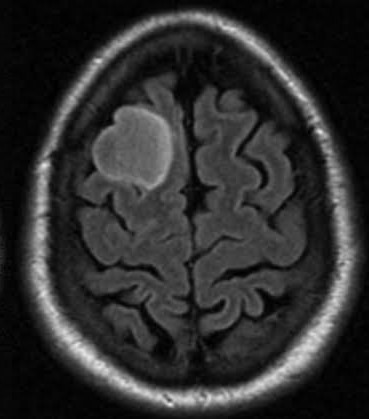
#> input picture archive/Testing/glioma_tumor/image(100).jpg, 369 x 419 px; its folder holds only this picture in this run
$ jupyter execute --allow-errors 03_Cropping_IMG.ipynb
#> lines starting #> are read from the running program, lines starting #| are printed output that depends on the picture; after the words box and inside, x2 and y2 are one past the last pixel; in counts of white or black regions, pixels touching at a corner belong together
[cell 1]
import os
import cv2
import numpy as np
import matplotlib.pyplot as plt

[cell 2]
def croping(origin_img_path,save_img_path,new_img_name):
    ##img parameter
#> called with new_img_name = 'pre_Porocess_image(100).jpg'
    lower=np.array([30,30,30])
    higher=np.array([250,250,250])
    ## take img
    img_origin = cv2.imread(origin_img_path)
#> img_origin is the input picture: shape (419, 369, 3); min 0, max 235, mean 46.5
    ## img pre-process
    out_img=cv2.cvtColor(img_origin,cv2.COLOR_BGR2RGB)
    mask=cv2.inRange(out_img,lower,higher)
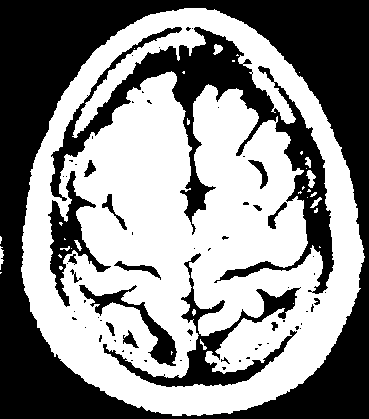
#> mask: shape (419, 369); 54.4% white; 69 black regions (50 under 20 px)
    cont,_=cv2.findContours(mask,cv2.RETR_EXTERNAL,cv2.CHAIN_APPROX_NONE)
#> cont = 5 contours, 3 with area under 20; largest, box (x1, y1, x2, y2) and area: (21, 8, 365, 416) 107459, (0, 246, 4, 270) 30
    cont_img = cv2.drawContours(out_img,cont,-1,255,2)
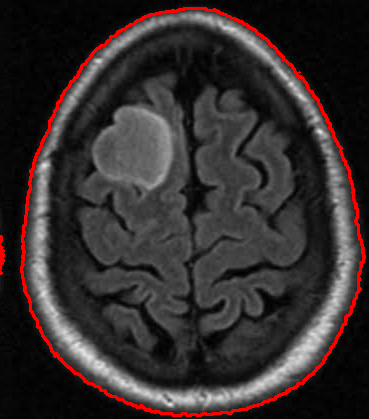
#> cont_img: shape (419, 369, 3); mean R, G, B 52.8, 45.6, 45.6
    c = max(cont,key = cv2.contourArea)
#> c = contour of 1138 points, box (x1, y1, x2, y2) (21, 8, 365, 416), area 107459
    ## make rect
    x,y,w,h = cv2.boundingRect(c)
#> x = 21; y = 8; w = 344; h = 408
    cv2.rectangle(out_img,(x,y),(x+w,y+h),(0,255,0),3)
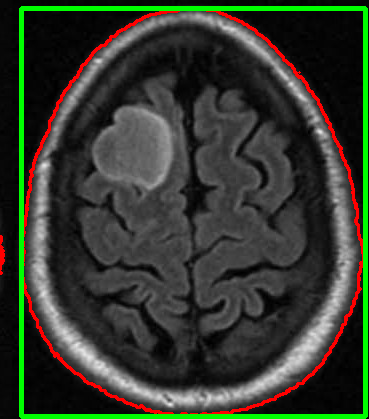
#> out_img: shape (419, 369, 3); 4.86% of pixels changed, all inside (x1, y1, x2, y2) = (19, 6, 368, 419)
    ## cropping
    crop_img = img_origin[y: y+h, x : x+w]
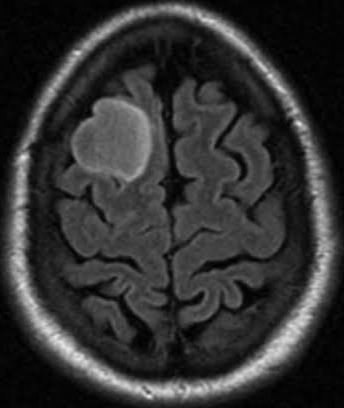
#> crop_img: shape (408, 344, 3); min 0, max 235, mean 50.6
    cv2.imwrite(save_img_path,crop_img)
    return None

[cell 3]
root_path = "./archive/Testing"
save_root_path = "./archive/Testing_Crop_Aug"
class_lists = os.listdir(root_path)
#print(dir_lists)
for class_list in class_lists:
    ###### class dir extract
    img_dir_path = root_path + '/' + class_list
    #print(img_dir_path)
    ###### img dir extrac ->./archive/Testing/pituitary_tumor
    img_list = os.listdir(img_dir_path)
    #print(img_list) -> image(1).jpg
    ###### img preprocess
    for single_img in img_list:
        origin_img_path = img_dir_path + '/' + single_img
        #print(origin_img_path)
        save_img_path = save_root_path + '/' + class_list + '/'+ single_img
        #print(save_img_path)
        new_img_name = 'pre_Porocess_' + single_img
        #print(new_img_name)
        croping(origin_img_path,save_img_path,new_img_name)
#> pass 2 of the loop `for class_list in class_lists:`:
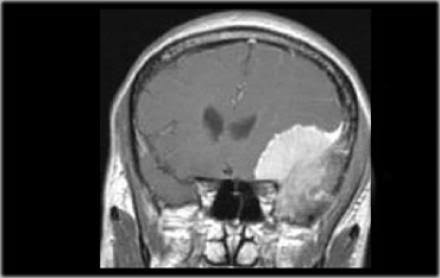
#> input picture archive/Testing/meningioma_tumor/image(1).jpg, 440 x 278 px
#> in croping, img_origin is the input picture: shape (278, 440, 3); min 0, max 255, mean 71.8
#> in croping (call 2), `mask=cv2.inRange(out_img,lower,higher)`:
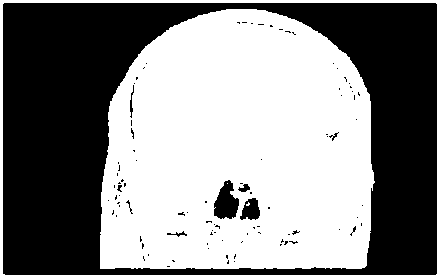
#> mask: shape (278, 440); 53.1% white; 94 black regions (85 under 20 px)
#> cont = 1 contour; box (x1, y1, x2, y2) and area: (0, 0, 440, 278) 121603
#> cont_img: shape (278, 440, 3)
#> c = contour of 1432 points, box (x1, y1, x2, y2) (0, 0, 440, 278), area 121603
#> x = 0; w = 440; h = 278
#> in croping (call 2), `cv2.rectangle(out_img,(x,y),(x+w,y+h),(0,255,0),3)`:
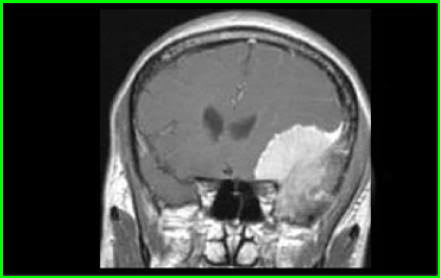
#> out_img: shape (278, 440, 3); mean R, G, B 68.7, 76.2, 68.7
